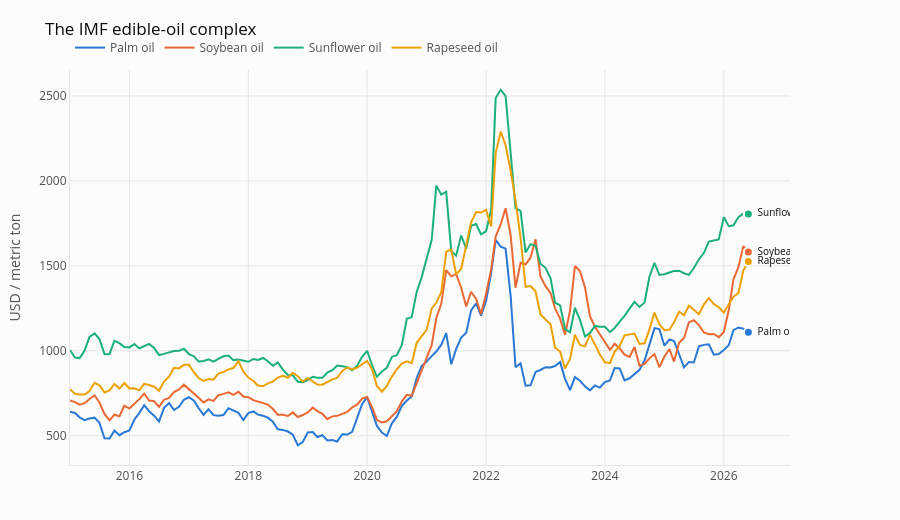

The code cell stored with this chart in its notebook:
### Markdown cell above
---
## 6. The rest of the edible-oil complex

Palm oil against the three other IMF oils. Same units, same release calendar, same
leak-safe handling — so they are cheap covariates if they carry signal.

Click legend entries to isolate pairs and judge whether they move together.

### Code cell
from aieng.forecasting.data.adapters import FREDAdapter


FRED_CACHE = ROOT / "data" / "fred"
COMPLEX = {"Soybean oil": "PSOILUSDM", "Sunflower oil": "PSUNOUSDM", "Rapeseed oil": "PROILUSDM"}

oils = {"Palm oil": prices}
for name, fred_id in COMPLEX.items():
    oils[name] = FREDAdapter(fred_id, cache_dir=FRED_CACHE).fetch()

plot_oil_complex(oils)

### Figure 1 — Plotly figure (JSON) as saved in the notebook; plotly's stock layout.template omitted (floating-point values rounded to 4 significant figures; data arrays with more than 128 entries replaced by an {"elided": "..."} marker saying what was removed)
{"data": [{"hovertemplate": "Palm oil<br>%{x|%b %Y} <b>$%{y:.0f}</b><extra></extra>", "line": {"color": "#2a78d6", "width": 2}, "mode": "lines", "name": "Palm oil", "type": "scatter", "x": {"elided": "138 str values"}, "y": {"elided": "138 float values"}}, {"hoverinfo": "skip", "marker": {"color": "#2a78d6", "line": {"color": "#fcfcfb", "width": 2}, "size": 9}, "mode": "markers+text", "showlegend": false, "text": [" Palm oil"], "textfont": {"color": "#0b0b0b", "size": 10}, "textposition": "middle right", "type": "scatter", "x": ["2026-06-01T00:00:00"], "y": [1109.0]}, {"hovertemplate": "Soybean oil<br>%{x|%b %Y} <b>$%{y:.0f}</b><extra></extra>", "line": {"color": "#eb6834", "width": 2}, "mode": "lines", "name": "Soybean oil", "type": "scatter", "x": {"elided": "138 str values"}, "y": {"elided": "138 float values"}}, {"hoverinfo": "skip", "marker": {"color": "#eb6834", "line": {"color": "#fcfcfb", "width": 2}, "size": 9}, "mode": "markers+text", "showlegend": false, "text": [" Soybean oil"], "textfont": {"color": "#0b0b0b", "size": 10}, "textposition": "middle right", "type": "scatter", "x": ["2026-06-01T00:00:00"], "y": [1581.0]}, {"hovertemplate": "Sunflower oil<br>%{x|%b %Y} <b>$%{y:.0f}</b><extra></extra>", "line": {"color": "#1baf7a", "width": 2}, "mode": "lines", "name": "Sunflower oil", "type": "scatter", "x": {"elided": "138 str values"}, "y": {"elided": "138 float values"}}, {"hoverinfo": "skip", "marker": {"color": "#1baf7a", "line": {"color": "#fcfcfb", "width": 2}, "size": 9}, "mode": "markers+text", "showlegend": false, "text": [" Sunflower oil"], "textfont": {"color": "#0b0b0b", "size": 10}, "textposition": "middle right", "type": "scatter", "x": ["2026-06-01T00:00:00"], "y": [1806.0]}, {"hovertemplate": "Rapeseed oil<br>%{x|%b %Y} <b>$%{y:.0f}</b><extra></extra>", "line": {"color": "#eda100", "width": 2}, "mode": "lines", "name": "Rapeseed oil", "type": "scatter", "x": {"elided": "138 str values"}, "y": {"elided": "138 float values"}}, {"hoverinfo": "skip", "marker": {"color": "#eda100", "line": {"color": "#fcfcfb", "width": 2}, "size": 9}, "mode": "markers+text", "showlegend": false, "text": [" Rapeseed oil"], "textfont": {"color": "#0b0b0b", "size": 10}, "textposition": "middle right", "type": "scatter", "x": ["2026-06-01T00:00:00"], "y": [1526.0]}], "layout": {"font": {"color": "#52514e", "size": 12}, "height": 520, "hovermode": "x unified", "legend": {"orientation": "h", "x": 0, "xanchor": "left", "y": 1.02, "yanchor": "bottom"}, "margin": {"b": 55, "l": 70, "r": 110, "t": 70}, "paper_bgcolor": "#fcfcfb", "plot_bgcolor": "#fcfcfb", "title": {"font": {"color": "#0b0b0b", "size": 17}, "text": "The IMF edible-oil complex"}, "xaxis": {"gridcolor": "#e6e5e1", "linecolor": "#e6e5e1", "showspikes": false, "zeroline": false}, "yaxis": {"gridcolor": "#e6e5e1", "linecolor": "#e6e5e1", "showspikes": false, "title": {"text": "USD / metric ton"}, "zeroline": false}}}
